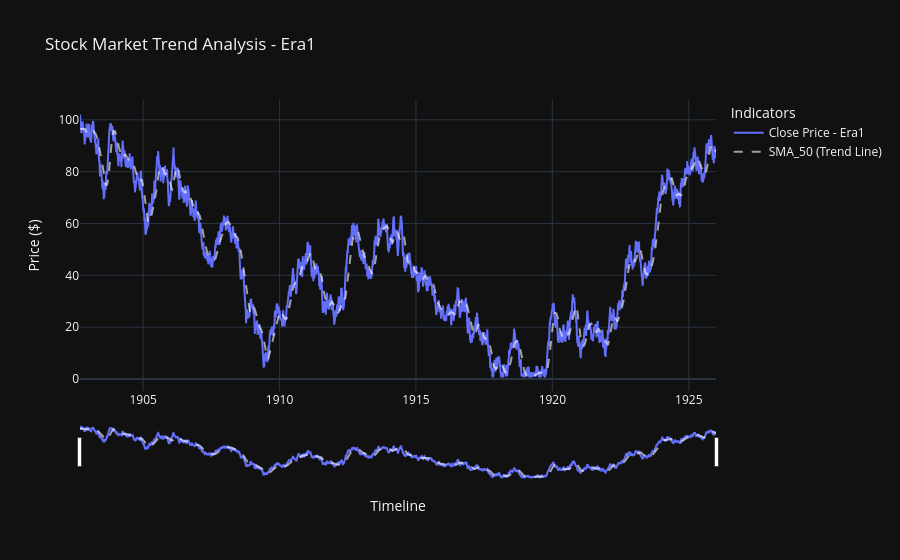
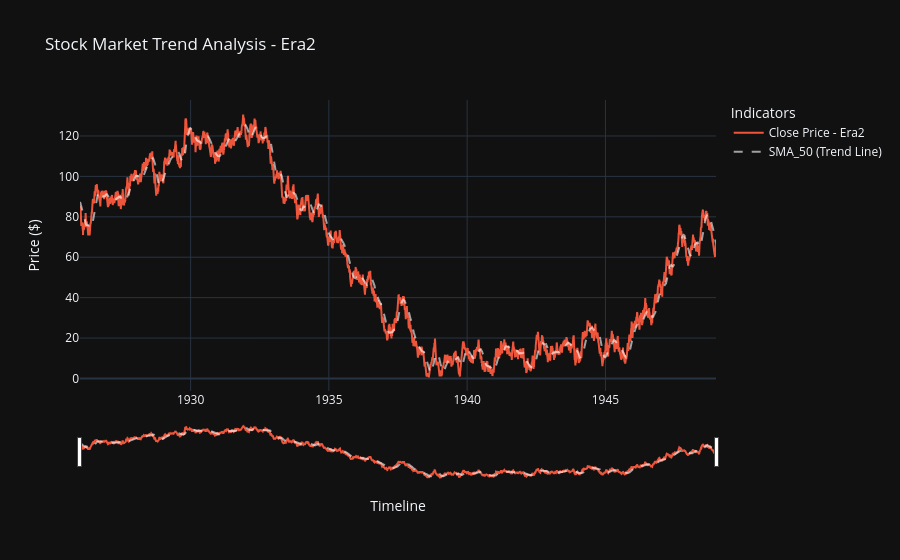
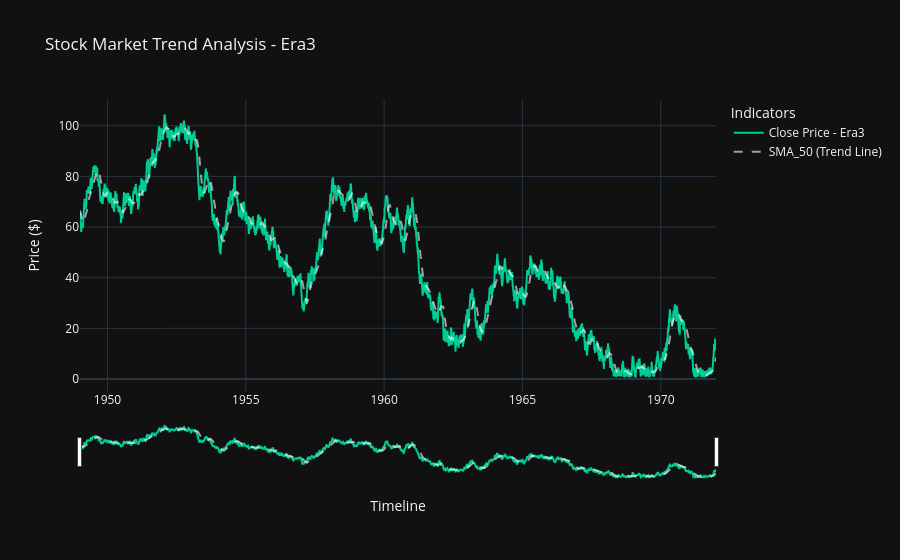
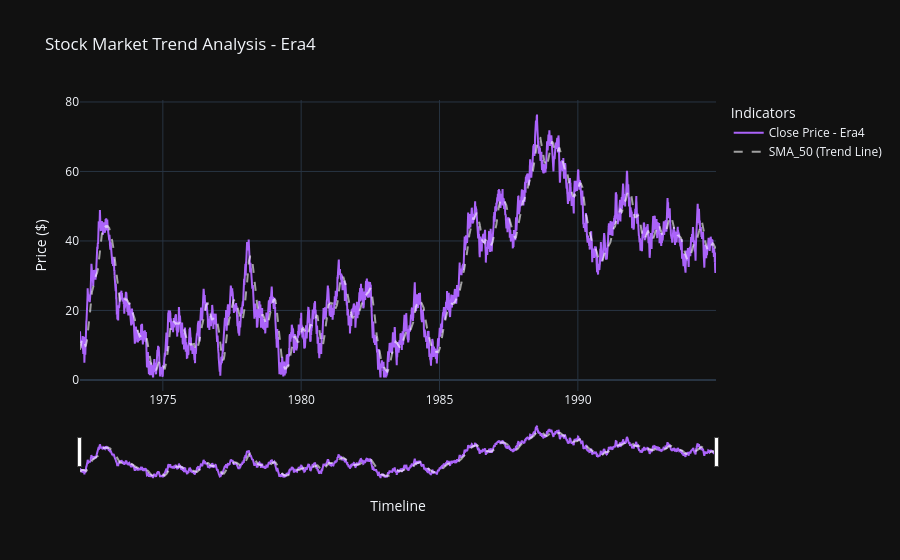

Write notebook code for charts like these, in order.
### Code cell
import plotly.graph_objects as go
import plotly.express as px

# Bade graph wali color mapping
eras = df["Era"].dropna().unique()
colors = px.colors.qualitative.Plotly

era_colors = {
    era: colors[i % len(colors)]
    for i, era in enumerate(eras)
}

# Har Era ka alag graph
for era_name in eras:

    era_df = df[df["Era"] == era_name].sort_values("Date")

    fig = go.Figure()

    # Era ka original color
    fig.add_trace(go.Scatter(
        x=era_df["Date"],
        y=era_df["Close_Price"],
        mode="lines",
        name=f"Close Price - {era_name}",
        line=dict(
            color=era_colors[era_name],
            width=2
        )
    ))

    # SMA_50 trend line
    fig.add_trace(go.Scatter(
        x=era_df["Date"],
        y=era_df["SMA_50"],
        mode="lines",
        name="SMA_50 (Trend Line)",
        line=dict(
            dash="dash",
            color="rgba(255,255,255,0.6)",
            width=2
        )
    ))

    fig.update_layout(
        title=f"Stock Market Trend Analysis - {era_name}",
        xaxis_title="Timeline",
        yaxis_title="Price ($)",
        template="plotly_dark",
        hovermode="x unified",
        legend_title_text="Indicators",
        xaxis=dict(
            rangeslider=dict(visible=True),
            type="date"
        )
    )

    fig.show()

### Figure 1 — Plotly figure (JSON) as saved in the notebook; plotly's stock layout.template omitted (floating-point values rounded to 4 significant figures; data arrays with more than 128 entries replaced by an {"elided": "..."} marker saying what was removed)
{"data": [{"line": {"color": "#636EFA", "width": 2}, "mode": "lines", "name": "Close Price - Era1", "type": "scatter", "x": {"elided": "6084 str values"}, "y": {"elided": "6084 float values"}}, {"line": {"color": "rgba(255,255,255,0.6)", "dash": "dash", "width": 2}, "mode": "lines", "name": "SMA_50 (Trend Line)", "type": "scatter", "x": {"elided": "6084 str values"}, "y": {"elided": "6084 float values"}}], "layout": {"hovermode": "x unified", "legend": {"title": {"text": "Indicators"}}, "title": {"text": "Stock Market Trend Analysis - Era1"}, "xaxis": {"rangeslider": {"visible": true}, "title": {"text": "Timeline"}, "type": "date"}, "yaxis": {"title": {"text": "Price ($)"}}}}

### Figure 2 — Plotly figure (JSON) as saved in the notebook; plotly's stock layout.template omitted (floating-point values rounded to 4 significant figures; data arrays with more than 128 entries replaced by an {"elided": "..."} marker saying what was removed)
{"data": [{"line": {"color": "#EF553B", "width": 2}, "mode": "lines", "name": "Close Price - Era2", "type": "scatter", "x": {"elided": "6001 str values"}, "y": {"elided": "6001 float values"}}, {"line": {"color": "rgba(255,255,255,0.6)", "dash": "dash", "width": 2}, "mode": "lines", "name": "SMA_50 (Trend Line)", "type": "scatter", "x": {"elided": "6001 str values"}, "y": {"elided": "6001 float values"}}], "layout": {"hovermode": "x unified", "legend": {"title": {"text": "Indicators"}}, "title": {"text": "Stock Market Trend Analysis - Era2"}, "xaxis": {"rangeslider": {"visible": true}, "title": {"text": "Timeline"}, "type": "date"}, "yaxis": {"title": {"text": "Price ($)"}}}}

### Figure 3 — Plotly figure (JSON) as saved in the notebook; plotly's stock layout.template omitted (floating-point values rounded to 4 significant figures; data arrays with more than 128 entries replaced by an {"elided": "..."} marker saying what was removed)
{"data": [{"line": {"color": "#00CC96", "width": 2}, "mode": "lines", "name": "Close Price - Era3", "type": "scatter", "x": {"elided": "6000 str values"}, "y": {"elided": "6000 float values"}}, {"line": {"color": "rgba(255,255,255,0.6)", "dash": "dash", "width": 2}, "mode": "lines", "name": "SMA_50 (Trend Line)", "type": "scatter", "x": {"elided": "6000 str values"}, "y": {"elided": "6000 float values"}}], "layout": {"hovermode": "x unified", "legend": {"title": {"text": "Indicators"}}, "title": {"text": "Stock Market Trend Analysis - Era3"}, "xaxis": {"rangeslider": {"visible": true}, "title": {"text": "Timeline"}, "type": "date"}, "yaxis": {"title": {"text": "Price ($)"}}}}

### Figure 4 — Plotly figure (JSON) as saved in the notebook; plotly's stock layout.template omitted (floating-point values rounded to 4 significant figures; data arrays with more than 128 entries replaced by an {"elided": "..."} marker saying what was removed)
{"data": [{"line": {"color": "#AB63FA", "width": 2}, "mode": "lines", "name": "Close Price - Era4", "type": "scatter", "x": {"elided": "6000 str values"}, "y": {"elided": "6000 float values"}}, {"line": {"color": "rgba(255,255,255,0.6)", "dash": "dash", "width": 2}, "mode": "lines", "name": "SMA_50 (Trend Line)", "type": "scatter", "x": {"elided": "6000 str values"}, "y": {"elided": "6000 float values"}}], "layout": {"hovermode": "x unified", "legend": {"title": {"text": "Indicators"}}, "title": {"text": "Stock Market Trend Analysis - Era4"}, "xaxis": {"rangeslider": {"visible": true}, "title": {"text": "Timeline"}, "type": "date"}, "yaxis": {"title": {"text": "Price ($)"}}}}
